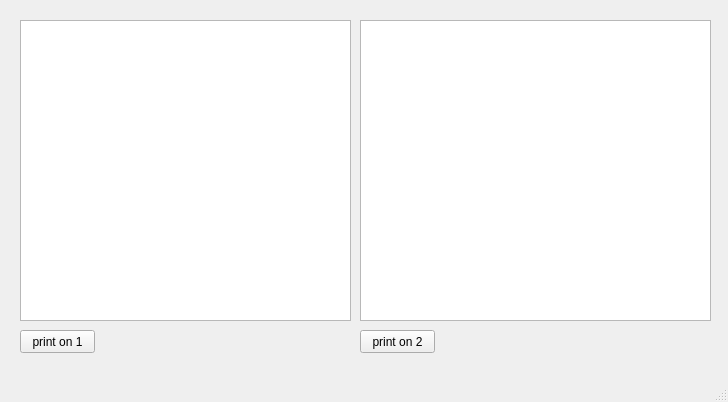
<?xml version="1.0" encoding="UTF-8"?>
<ui version="4.0">
 <class>MainWindow</class>
 <widget class="QMainWindow" name="MainWindow">
  <property name="geometry">
   <rect>
    <x>0</x>
    <y>0</y>
    <width>728</width>
    <height>402</height>
   </rect>
  </property>
  <property name="windowTitle">
   <string>MainWindow</string>
  </property>
  <widget class="QWidget" name="centralwidget">
   <widget class="QTextEdit" name="TE_1">
    <property name="geometry">
     <rect>
      <x>20</x>
      <y>20</y>
      <width>331</width>
      <height>301</height>
     </rect>
    </property>
   </widget>
   <widget class="QTextEdit" name="TE_2">
    <property name="geometry">
     <rect>
      <x>360</x>
      <y>20</y>
      <width>351</width>
      <height>301</height>
     </rect>
    </property>
   </widget>
   <widget class="QPushButton" name="PB_1">
    <property name="geometry">
     <rect>
      <x>20</x>
      <y>330</y>
      <width>75</width>
      <height>23</height>
     </rect>
    </property>
    <property name="text">
     <string>print on 1</string>
    </property>
   </widget>
   <widget class="QPushButton" name="PB_2">
    <property name="geometry">
     <rect>
      <x>360</x>
      <y>330</y>
      <width>75</width>
      <height>23</height>
     </rect>
    </property>
    <property name="text">
     <string>print on 2</string>
    </property>
   </widget>
  </widget>
  <widget class="QMenuBar" name="menubar">
   <property name="geometry">
    <rect>
     <x>0</x>
     <y>0</y>
     <width>728</width>
     <height>21</height>
    </rect>
   </property>
  </widget>
  <widget class="QStatusBar" name="statusbar"/>
 </widget>
 <resources/>
 <connections/>
</ui>
